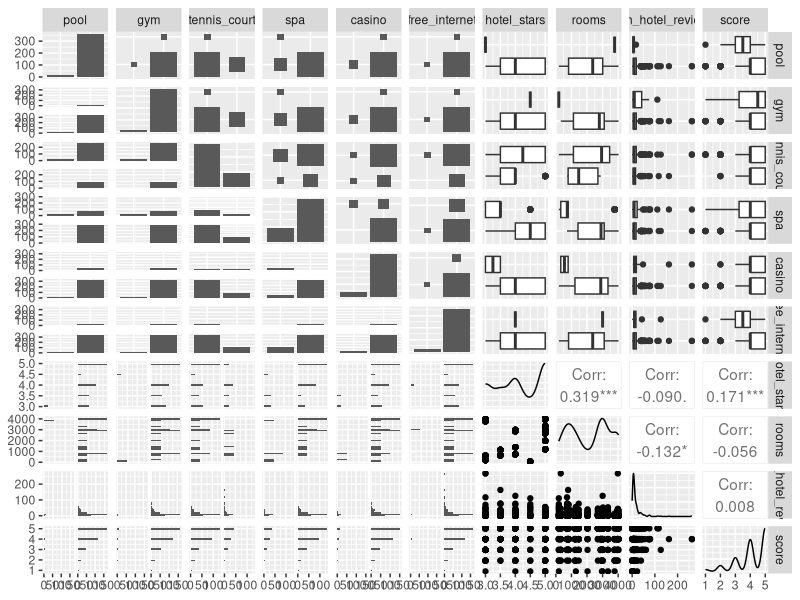

Generate this figure with R:
## ---- chunk 1
knitr::opts_chunk$set(echo = TRUE)


## ---- chunk 2

# loading required libraries
library(tidyverse)
library(caret)
library(readr)
library(ggplot2)
library(GGally)
library(repr)



## ---- chunk 3
# reading dataset 
vegas_data <- read_csv2("../data/vegas_data.csv")

#splitting into training test data set  based on hotel names
set.seed(787)
train_index <- caret::createDataPartition(vegas_data$`Hotel name`,  p = 0.75, list = FALSE)
training_set <- vegas_data[train_index,]
test_set <- vegas_data[- train_index,]

dim(training_set)
dim(test_set)
## ---- chunk 4

head(training_set)

colnames(training_set)
## ---- chunk 5
#changing column names

colnames(training_set) <- c("user_country", "num_reviews", "num_hotel_reviews", "helpful_votes", "score", "stay_period", "traveller_type", "pool", "gym", "tennis_court", "spa", "casino", "free_internet", "hotel_name", "hotel_stars", "rooms", "user_continent", "member_years", "review_month", "review_weekday")

head(training_set)

## ---- chunk 6

any(is.na(training_set))

## ---- chunk 7

str(training_set)

# checking summary info for the training dataframe

summary(training_set)
## ---- chunk 8
sort(training_set$member_years)[1:10]

## ---- chunk 9
training_set[training_set$member_years== -1806,"member_years" ] = 0 

min(training_set$member_years)
## ---- chunk 10
str(training_set)

## ---- chunk 11
training_set <- training_set[c("user_country", "user_continent", "traveller_type",  "stay_period","review_month", "review_weekday", "member_years", "num_reviews", "helpful_votes", "pool", "gym", "tennis_court", "spa", "casino", "free_internet", "hotel_stars", "rooms", "num_hotel_reviews","score")]

head(training_set)

## ---- chunk 12

user_specific_features <- c("user_country", "user_continent", "traveller_type",  "stay_period","review_month", "review_weekday", "member_years", "num_reviews", "helpful_votes")

hotel_specific_features <- c("pool", "gym", "tennis_court", "spa", "casino", "free_internet", "hotel_stars", "rooms", "num_hotel_reviews")


categorical_features <- c("user_country", "user_continent", "traveller_type",  "stay_period","review_month", "review_weekday", "pool", "gym", "tennis_court", "spa", "casino", "free_internet", "hotel_stars")

numerical_features <- c( "member_years", "num_reviews", "helpful_votes",  "rooms", "num_hotel_reviews")

## ---- chunk 13
for (category in categorical_features){
  print(category)
  print(table(training_set[category]))
  cat("\n")
  cat("\n")
}


## ---- chunk 14
options(repr.plot.height = 8, repr.plot.width = 8)
ggpairs(data = training_set, columns = c(hotel_specific_features, "score"))
